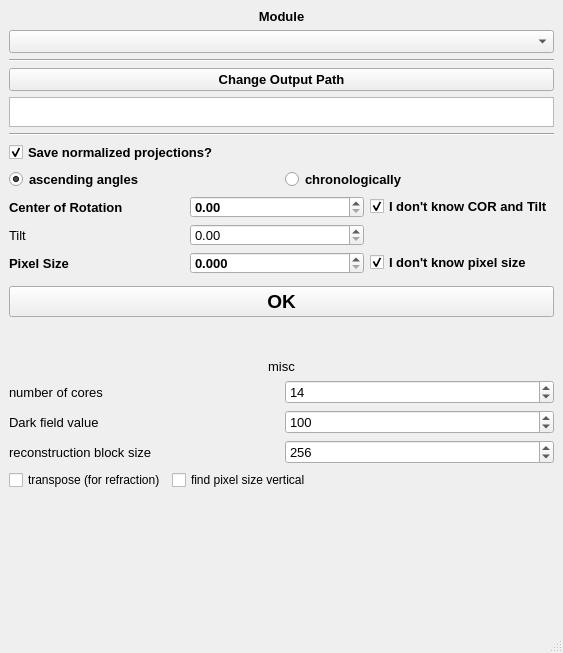
<?xml version="1.0" encoding="UTF-8"?>
<ui version="4.0">
 <class>MainWindow</class>
 <widget class="QMainWindow" name="MainWindow">
  <property name="geometry">
   <rect>
    <x>0</x>
    <y>0</y>
    <width>563</width>
    <height>653</height>
   </rect>
  </property>
  <property name="windowTitle">
   <string>CT-preview - ask once</string>
  </property>
  <widget class="QWidget" name="centralwidget">
   <layout class="QFormLayout" name="formLayout">
    <item row="0" column="0" colspan="2">
     <layout class="QVBoxLayout" name="verticalLayout">
      <item>
       <widget class="QLabel" name="label_13">
        <property name="font">
         <font>
          <pointsize>10</pointsize>
          <weight>75</weight>
          <bold>true</bold>
         </font>
        </property>
        <property name="text">
         <string>Module</string>
        </property>
        <property name="alignment">
         <set>Qt::AlignCenter</set>
        </property>
       </widget>
      </item>
      <item>
       <widget class="QComboBox" name="comboBox">
        <property name="font">
         <font>
          <pointsize>10</pointsize>
          <weight>75</weight>
          <bold>true</bold>
         </font>
        </property>
       </widget>
      </item>
      <item>
       <widget class="Line" name="line_6">
        <property name="orientation">
         <enum>Qt::Horizontal</enum>
        </property>
       </widget>
      </item>
      <item>
       <widget class="QPushButton" name="pushButton_path">
        <property name="font">
         <font>
          <pointsize>10</pointsize>
          <weight>75</weight>
          <bold>true</bold>
         </font>
        </property>
        <property name="text">
         <string>Change Output Path</string>
        </property>
       </widget>
      </item>
      <item>
       <widget class="QTextBrowser" name="textBrowser">
        <property name="sizePolicy">
         <sizepolicy hsizetype="Expanding" vsizetype="Fixed">
          <horstretch>0</horstretch>
          <verstretch>0</verstretch>
         </sizepolicy>
        </property>
        <property name="maximumSize">
         <size>
          <width>16777215</width>
          <height>30</height>
         </size>
        </property>
        <property name="font">
         <font>
          <pointsize>10</pointsize>
         </font>
        </property>
       </widget>
      </item>
      <item>
       <widget class="Line" name="line_2">
        <property name="orientation">
         <enum>Qt::Horizontal</enum>
        </property>
       </widget>
      </item>
      <item>
       <widget class="QCheckBox" name="checkBox_save_normalized">
        <property name="font">
         <font>
          <pointsize>10</pointsize>
          <weight>75</weight>
          <bold>true</bold>
         </font>
        </property>
        <property name="text">
         <string>Save normalized projections?</string>
        </property>
        <property name="checked">
         <bool>true</bool>
        </property>
       </widget>
      </item>
      <item>
       <layout class="QGridLayout" name="gridLayout_3">
        <item row="0" column="1">
         <widget class="QRadioButton" name="checkBox_classic_order">
          <property name="font">
           <font>
            <pointsize>10</pointsize>
            <weight>75</weight>
            <bold>true</bold>
           </font>
          </property>
          <property name="text">
           <string>ascending angles</string>
          </property>
          <property name="checked">
           <bool>true</bool>
          </property>
         </widget>
        </item>
        <item row="0" column="2">
         <widget class="QRadioButton" name="chronological_order">
          <property name="font">
           <font>
            <pointsize>10</pointsize>
            <weight>75</weight>
            <bold>true</bold>
           </font>
          </property>
          <property name="text">
           <string>chronologically</string>
          </property>
         </widget>
        </item>
       </layout>
      </item>
     </layout>
    </item>
    <item row="2" column="0" colspan="2">
     <layout class="QGridLayout" name="gridLayout">
      <item row="0" column="2">
       <widget class="QCheckBox" name="checkBox_notknowCOR">
        <property name="font">
         <font>
          <pointsize>10</pointsize>
          <weight>75</weight>
          <bold>true</bold>
         </font>
        </property>
        <property name="text">
         <string>I don't know COR and Tilt</string>
        </property>
        <property name="checked">
         <bool>true</bool>
        </property>
       </widget>
      </item>
      <item row="0" column="0">
       <widget class="QLabel" name="label">
        <property name="font">
         <font>
          <pointsize>10</pointsize>
          <weight>75</weight>
          <bold>true</bold>
          <underline>false</underline>
         </font>
        </property>
        <property name="text">
         <string>Center of Rotation</string>
        </property>
       </widget>
      </item>
      <item row="2" column="1">
       <widget class="QDoubleSpinBox" name="doubleSpinBox_PixelSize">
        <property name="font">
         <font>
          <pointsize>10</pointsize>
          <weight>75</weight>
          <bold>true</bold>
         </font>
        </property>
        <property name="decimals">
         <number>3</number>
        </property>
        <property name="maximum">
         <double>99999.000000000000000</double>
        </property>
       </widget>
      </item>
      <item row="0" column="1">
       <widget class="QDoubleSpinBox" name="doubleSpinBox_COR">
        <property name="font">
         <font>
          <pointsize>10</pointsize>
          <weight>75</weight>
          <bold>true</bold>
         </font>
        </property>
        <property name="maximum">
         <double>99999.000000000000000</double>
        </property>
       </widget>
      </item>
      <item row="1" column="2">
       <widget class="QLabel" name="label_12">
        <property name="font">
         <font>
          <pointsize>10</pointsize>
          <weight>75</weight>
          <bold>true</bold>
         </font>
        </property>
        <property name="text">
         <string/>
        </property>
       </widget>
      </item>
      <item row="2" column="0">
       <widget class="QLabel" name="label_2">
        <property name="font">
         <font>
          <pointsize>10</pointsize>
          <weight>75</weight>
          <bold>true</bold>
         </font>
        </property>
        <property name="text">
         <string>Pixel Size</string>
        </property>
       </widget>
      </item>
      <item row="1" column="1">
       <widget class="QDoubleSpinBox" name="doubleSpinBox_Tilt">
        <property name="font">
         <font>
          <pointsize>10</pointsize>
          <weight>50</weight>
          <bold>false</bold>
         </font>
        </property>
        <property name="maximum">
         <double>360.000000000000000</double>
        </property>
       </widget>
      </item>
      <item row="1" column="0">
       <widget class="QLabel" name="label_4">
        <property name="font">
         <font>
          <pointsize>10</pointsize>
          <weight>50</weight>
          <bold>false</bold>
         </font>
        </property>
        <property name="text">
         <string>Tilt</string>
        </property>
       </widget>
      </item>
      <item row="2" column="2">
       <widget class="QCheckBox" name="checkBox_notknowPixelSize">
        <property name="font">
         <font>
          <pointsize>10</pointsize>
          <weight>75</weight>
          <bold>true</bold>
         </font>
        </property>
        <property name="text">
         <string>I don't know pixel size</string>
        </property>
        <property name="checked">
         <bool>true</bool>
        </property>
       </widget>
      </item>
     </layout>
    </item>
    <item row="3" column="0" colspan="2">
     <widget class="QPushButton" name="pushButton">
      <property name="sizePolicy">
       <sizepolicy hsizetype="Expanding" vsizetype="Fixed">
        <horstretch>0</horstretch>
        <verstretch>0</verstretch>
       </sizepolicy>
      </property>
      <property name="font">
       <font>
        <pointsize>14</pointsize>
        <weight>75</weight>
        <bold>true</bold>
       </font>
      </property>
      <property name="text">
       <string>OK</string>
      </property>
     </widget>
    </item>
    <item row="4" column="0">
     <widget class="Line" name="line">
      <property name="font">
       <font>
        <pointsize>8</pointsize>
       </font>
      </property>
      <property name="orientation">
       <enum>Qt::Horizontal</enum>
      </property>
     </widget>
    </item>
    <item row="5" column="0">
     <widget class="Line" name="line_3">
      <property name="orientation">
       <enum>Qt::Horizontal</enum>
      </property>
     </widget>
    </item>
    <item row="6" column="0">
     <widget class="Line" name="line_5">
      <property name="orientation">
       <enum>Qt::Horizontal</enum>
      </property>
     </widget>
    </item>
    <item row="8" column="0" colspan="2">
     <widget class="QLabel" name="label_3">
      <property name="sizePolicy">
       <sizepolicy hsizetype="Expanding" vsizetype="Preferred">
        <horstretch>0</horstretch>
        <verstretch>0</verstretch>
       </sizepolicy>
      </property>
      <property name="font">
       <font>
        <pointsize>10</pointsize>
       </font>
      </property>
      <property name="text">
       <string>misc</string>
      </property>
      <property name="alignment">
       <set>Qt::AlignCenter</set>
      </property>
     </widget>
    </item>
    <item row="10" column="0" colspan="2">
     <layout class="QGridLayout" name="gridLayout_4">
      <item row="1" column="0">
       <layout class="QGridLayout" name="gridLayout_5">
        <item row="1" column="1">
         <widget class="QSpinBox" name="dark_field_value">
          <property name="font">
           <font>
            <pointsize>10</pointsize>
            <weight>50</weight>
            <bold>false</bold>
           </font>
          </property>
          <property name="maximum">
           <number>100000</number>
          </property>
          <property name="value">
           <number>100</number>
          </property>
         </widget>
        </item>
        <item row="1" column="0">
         <widget class="QLabel" name="label_14">
          <property name="font">
           <font>
            <pointsize>10</pointsize>
            <weight>50</weight>
            <bold>false</bold>
           </font>
          </property>
          <property name="text">
           <string>Dark field value</string>
          </property>
         </widget>
        </item>
        <item row="0" column="0">
         <widget class="QLabel" name="label_8">
          <property name="font">
           <font>
            <pointsize>10</pointsize>
            <weight>50</weight>
            <bold>false</bold>
           </font>
          </property>
          <property name="text">
           <string>number of cores</string>
          </property>
         </widget>
        </item>
        <item row="0" column="1">
         <widget class="QSpinBox" name="no_of_cores">
          <property name="font">
           <font>
            <pointsize>10</pointsize>
            <weight>50</weight>
            <bold>false</bold>
           </font>
          </property>
          <property name="value">
           <number>14</number>
          </property>
         </widget>
        </item>
        <item row="2" column="0">
         <widget class="QLabel" name="label_11">
          <property name="font">
           <font>
            <pointsize>10</pointsize>
            <weight>50</weight>
            <bold>false</bold>
           </font>
          </property>
          <property name="text">
           <string>reconstruction block size</string>
          </property>
         </widget>
        </item>
        <item row="2" column="1">
         <widget class="QSpinBox" name="block_size">
          <property name="font">
           <font>
            <pointsize>10</pointsize>
            <weight>50</weight>
            <bold>false</bold>
           </font>
          </property>
          <property name="minimum">
           <number>2</number>
          </property>
          <property name="maximum">
           <number>100000</number>
          </property>
          <property name="value">
           <number>256</number>
          </property>
         </widget>
        </item>
       </layout>
      </item>
     </layout>
    </item>
    <item row="11" column="0">
     <widget class="QCheckBox" name="transpose">
      <property name="text">
       <string>transpose (for refraction)</string>
      </property>
     </widget>
    </item>
    <item row="11" column="1">
     <widget class="QCheckBox" name="find_pixel_size_vertical">
      <property name="text">
       <string>find pixel size vertical</string>
      </property>
     </widget>
    </item>
    <item row="7" column="0">
     <widget class="Line" name="line_4">
      <property name="orientation">
       <enum>Qt::Horizontal</enum>
      </property>
     </widget>
    </item>
   </layout>
  </widget>
  <widget class="QMenuBar" name="menubar">
   <property name="geometry">
    <rect>
     <x>0</x>
     <y>0</y>
     <width>563</width>
     <height>26</height>
    </rect>
   </property>
  </widget>
  <widget class="QStatusBar" name="statusbar"/>
 </widget>
 <resources/>
 <connections/>
</ui>
